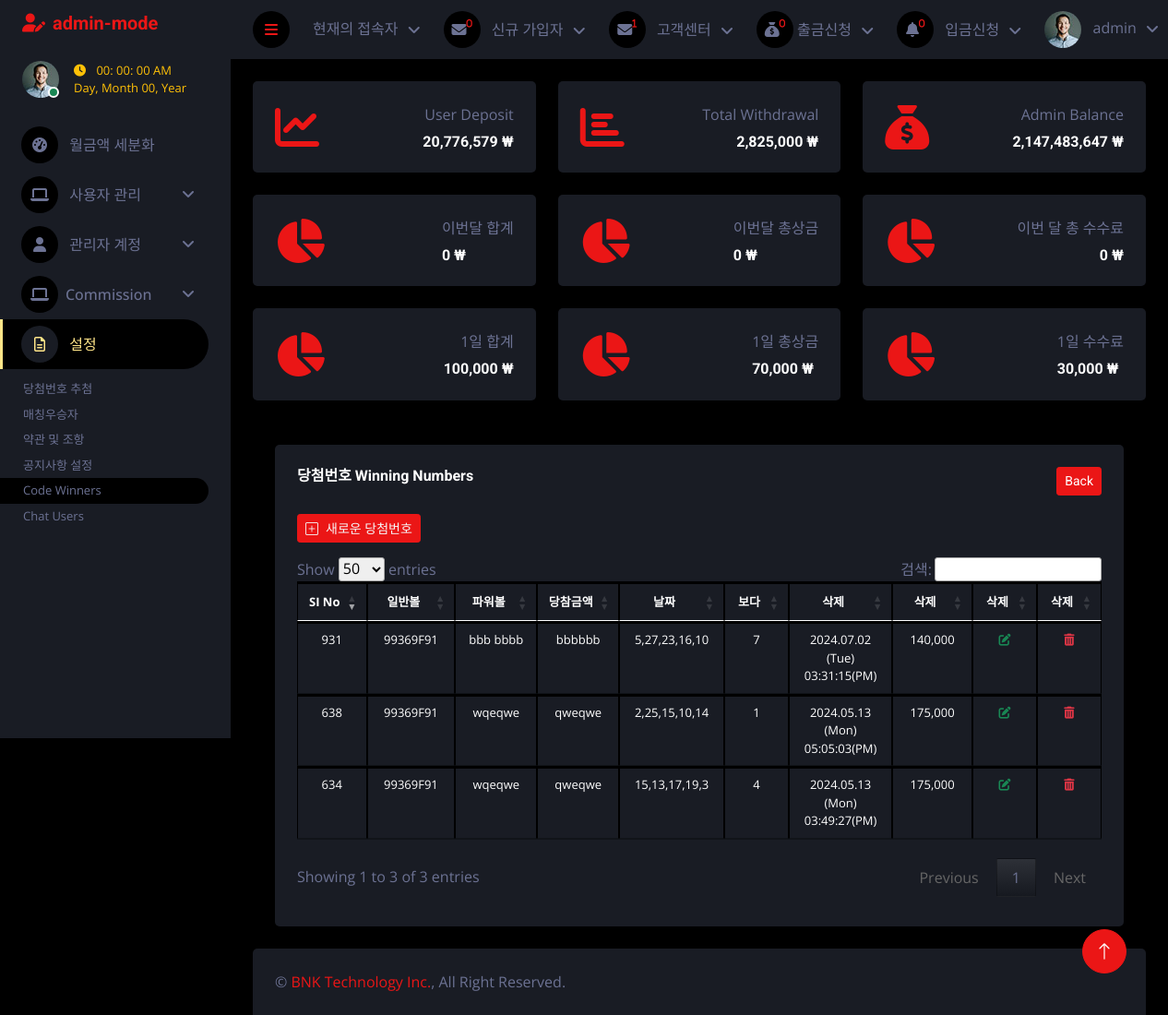
Screenshot of /admin/index.php?codeWinners (signed in) with the database file from the repository.
### tables this page shows
CREATE TABLE `user_purchases` (
  `id` int(11) NOT NULL,
  `user_name` varchar(255) NOT NULL,
  `username` varchar(100) NOT NULL,
  `user_id` varchar(100) NOT NULL,
  `selected_numbers` varchar(100) NOT NULL,
  `powerballs` varchar(100) NOT NULL DEFAULT '0',
  `payment` varchar(100) NOT NULL,
  `winning_amount` varchar(255) NOT NULL DEFAULT '0',
  `to_received` int(100) NOT NULL DEFAULT 0,
  `winning_match_numbers` varchar(100) NOT NULL DEFAULT '0',
  `powerball_match` varchar(100) NOT NULL DEFAULT '0',
  `is_ban` int(11) NOT NULL DEFAULT 0 COMMENT '0=not,1=banned',
  `marked` varchar(100) NOT NULL DEFAULT '1' COMMENT '0=mark, 1=not',
  `modes` varchar(255) NOT NULL,
  `purchase_status` tinyint(4) NOT NULL DEFAULT 0 COMMENT '0=active, 1=cancel',
  `referal_code` varchar(255) NOT NULL,
  `affiliated_agent_code` varchar(255) NOT NULL,
  `hide` int(11) NOT NULL DEFAULT 1 COMMENT '0=visible, 1=hide',
  `date_purchase` datetime NOT NULL DEFAULT current_timestamp()
);

### admin/codeWinners.php (the view, shortened to what this page needs)
<div class="container-fluid pt-4 px-4">
    <div class="row g-4">
        <div class="col-sm-12">
            <div class="bg-secondary rounded h-100 p-4">
                <div>
                    <h6 class="mb-4">당첨번호 Winning Numbers
                        <a href="index.php" class="btn btn-primary btn-sm float-end">Back</a>
                    </h6>
                </div>
                <div class="d-flex">
                    <a href="#winningnumbers" class="btn btn-primary text-light btn-sm my-2 mx-0" data-bs-toggle="modal"><i class="bi bi-plus-square me-2"></i>새로운 당첨번호</a>
                </div>
                <div class="table-responsive my-2">
                    <table class="table table-bordered text-white text-center my-3" style="font-size: small;" id="myTable">
                        <thead>
                            <tr>
                                <th class="text-center">SI No</th>
                                <th class="text-center">일반볼</th>
                                <th class="text-center">파워볼</th>
                                <th class="text-center">당참금액</th>
                                <th class="text-center">날짜</th>
                                <th class="text-center">보다</th>
                                <th class="text-center">삭제</th>
                                <th class="text-center">삭제</th>
                                <th class="text-center">삭제</th>
                                <th class="text-center">삭제</th>
                            </tr>
                        </thead>
                        <tbody>
                            <?php
                            include "./inc/connect.php";
                            $winner_code = $_SESSION['referal_code'];
                            $get_users = "SELECT * FROM `user_purchases` WHERE referal_code = '$winner_code' ORDER BY `date_purchase` DESC";
                            $result_query = mysqli_query($conn, $get_users);
                            while ($run_query = mysqli_fetch_array($result_query)) {
                                $id = $run_query['id'];
                                $user_name = $run_query['user_name'];
                                $username = $run_query['username'];
                                $selected_numbers = $run_query['selected_numbers'];
                                $powerballs = $run_query['powerballs'];
                                $to_received = $run_query['to_received'];
                                $currentDateTime = date('Y.m.d (D) h:i:s(A)', strtotime($run_query['date_purchase']));
                                $referal_code = $run_query['referal_code'];
                                if ($to_received != 0) {
                            ?>
                                    <tr class='text-center'>
                                        <td><?php echo $id ?></td>
                                        <td><?php echo ($referal_code) ?></td>
                                        <td><?php echo ($user_name) ?></td>
                                        <td><?php echo ($username) ?></td>
                                        <td><?php echo $selected_numbers ?></td>
                                        <td><?php echo $powerballs ?></td>
                                        <td><?php echo $currentDateTime ?></td>
                                        <td><?php echo number_format($to_received) ?></td>
                                        <td><a href='index.php?winning_numbers_update=<?php echo $id ?>' class='text-success'><i class='fa-solid fa-pen-to-square'></i></a></td>
                                        <td><a href='index.php?delete_draw_numbers=<?php echo $id ?>' class='text-danger'><i class='fa-solid fa-trash-can'></i></a></td>
                                    </tr>
                            <?php
                                }
                            }
                            ?>
                        </tbody>
                    </table>
                </div>
            </div>
        </div>
    </div>
</div>

### admin/index.php (shortened to what this page needs)
<div class="content">
    <?php include "inc/navbar.php"; ?>
    <div class="container-fluid pt-4 px-4">
        <div class="row g-4">
            <?php
            $query = "SELECT * FROM deposit_mgt";
            $query_run = mysqli_query($conn, $query);
            $user_deposit = 0;
            while ($num = mysqli_fetch_assoc($query_run)) {
                $user_deposit +=  $num['amount_deposit'];
            }
            ?>
            <div class="col-sm-12 col-xl-4">
                <div class="bg-secondary rounded d-flex align-items-center justify-content-between p-4">
                    <i class="fa fa-chart-line fa-3x text-primary"></i>
                    <div class="ms-3">
                        <p class="mb-2 float-end">User Deposit</p>
                        <h6 class="mb-0"><?php echo number_format($user_deposit); ?> ₩</h6>
                    </div>
                </div>
            </div>
            <?php
            $users_withdrawal = "SELECT * FROM users_withdrawal";
            $query_run = mysqli_query($conn, $users_withdrawal);
            $total_withdrawal = 0;
            while ($num = mysqli_fetch_assoc($query_run)) {
                $total_withdrawal +=  $num['amount_withdrawal'];
            }
            ?>
            <div class="col-sm-12 col-xl-4">
                <div class="bg-secondary rounded d-flex align-items-center justify-content-between p-4">
                    <i class="fa fa-chart-bar fa-3x text-primary"></i>
                    <div class="ms-3">
                        <p class="mb-2 float-end">Total Withdrawal</p>
                        <h6 class="mb-0" style="text-align: end;"><?php echo number_format($total_withdrawal) ?> ₩</h6>
                    </div>
                </div>
            </div>
            <?php
            $id = $_SESSION['id'];
            $query = "SELECT admin_credit FROM admins where id = $id";
            $query_run = mysqli_query($conn, $query);
            while ($run_query = mysqli_fetch_array($query_run)) {
                $credit = $run_query['admin_credit'];
            }
            ?>
            <div class="col-sm-12 col-xl-4">
               <div class="bg-secondary rounded d-flex align-items-center justify-content-between p-4">
                   <i class="fa fa-sack-dollar fa-3x text-primary"></i>
                   <div class="ms-3">
                       <p class="mb-2 float-end">Admin Balance</p>
                       <h6 class="mb-0"><?php echo number_format($credit); ?> ₩</h6>
                   </div>
               </div>
            </div>
            <?php
            $pay_monthly = 0;
            ?>
            <div class="col-sm-12 col-xl-4">
                <div class="bg-secondary rounded d-flex align-items-center justify-content-between p-4">
                    <i class="fa fa-chart-pie fa-3x text-primary"></i>
                    <div class="ms-3">
                        <p class="mb-2 float-end">이번달 합계</p>
                        <h6 class="mb-0"><?php echo number_format($pay_monthly); ?> ₩</h6>
                    </div>
                </div>
            </div>
            <?php
            $prize_monthly = 0;
            ?>
            <div class="col-sm-12 col-xl-4">
                <div class="bg-secondary rounded d-flex align-items-center justify-content-between p-4">
                    <i class="fa fa-chart-pie fa-3x text-primary"></i>
                    <div class="ms-3">
                        <p class="mb-2 float-end">이번달 총상금</p>
                        <h6 class="mb-0"><?php echo number_format($prize_monthly); ?> ₩</h6>
                    </div>
                </div>
            </div>
            <?php
            $com_monthly = 0;
            ?>
            <div class="col-sm-12 col-xl-4">
                <div class="bg-secondary rounded d-flex align-items-center justify-content-between p-4">
                    <i class="fa fa-chart-pie fa-3x text-primary"></i>
                    <div class="ms-3">
                        <p class="mb-2 float-end">이번 달 총 수수료</p>
                        <h6 class="mb-0" style="text-align: end;"   ><?php echo number_format($com_monthly); ?> ₩</h6>
                    </div>
                </div>
            </div>
            <?php
            $get_users = "SELECT *, SUM(payment) AS total_payment_amount FROM user_purchases GROUP BY DATE(date_purchase) ORDER BY `date_purchase` ASC";
            $result_query = mysqli_query($conn, $get_users);
            $previous_date = null;
            $total_prize = 0;
            while ($run_query = mysqli_fetch_array($result_query)) {
                if ($previous_date === null || date('Y-m-d', strtotime($previous_date)) != date('Y-m-d', strtotime($run_query['date_purchase']))) {
                    $total_prize = 0;
                }
                $total_prize += $run_query['total_payment_amount'];
                $previous_date = $run_query['date_purchase'];
            }
            ?>
            <div class="col-sm-12 col-xl-4">
                <div class="bg-secondary rounded d-flex align-items-center justify-content-between p-4">
                    <i class="fa fa-chart-pie fa-3x text-primary"></i>
                    <div class="ms-3">
                        <p class="mb-2 float-end">1일 합계</p>
                        <h6 class="mb-0" style="text-align: end;"><?php echo number_format($total_prize); ?> ₩</h6>
                    </div>
                </div>
            </div>
            <?php
            $get_users = "SELECT *, SUM(winning_amount) AS total_prize_amount FROM user_purchases GROUP BY DATE(date_purchase) ORDER BY `date_purchase` ASC";
            $result_query = mysqli_query($conn, $get_users);
            $previous_date = null;
            $total_payment = 0;
            while ($run_query = mysqli_fetch_array($result_query)) {
                if ($previous_date === null || date('Y-m-d', strtotime($previous_date)) != date('Y-m-d', strtotime($run_query['date_purchase']))) {
                    $total_payment = 0;
                }
                $total_payment += $run_query['total_prize_amount'];
                $previous_date = $run_query['date_purchase'];
            }
            ?>
            <div class="col-sm-12 col-xl-4">
                <div class="bg-secondary rounded d-flex align-items-center justify-content-between p-4">
                    <i class="fa fa-chart-pie fa-3x text-primary"></i>
                    <div class="ms-3">
                        <p class="mb-2 float-end">1일 총상금</p>
                        <h6 class="mb-0"><?php echo number_format($total_payment); ?> ₩</h6>
                    </div>
                </div>
            </div>
            <?php
            $get_users = "SELECT *, SUM(admin_fee) AS total_commi_amount FROM admins_fee GROUP BY DATE(date_purchase) ORDER BY `date_purchase` ASC";
            $result_query = mysqli_query($conn, $get_users);
            $previous_date = null;
            $total_commi = 0;
            while ($run_query = mysqli_fetch_array($result_query)) {
                if ($previous_date === null || date('Y-m-d', strtotime($previous_date)) != date('Y-m-d', strtotime($run_query['date_purchase']))) {
                    $total_commi = 0;
                }
                $total_commi += $run_query['total_commi_amount'];
                $previous_date = $run_query['date_purchase'];
            }
            ?>
            <div class="col-sm-12 col-xl-4">
                <div class="bg-secondary rounded d-flex align-items-center justify-content-between p-4">
                    <i class="fa fa-chart-pie fa-3x text-primary"></i>
                    <div class="ms-3">
                        <p class="mb-2 float-end">1일 수수료</p>
                        <h6 class="mb-0"><?php echo number_format($total_commi); ?> ₩</h6>
                    </div>
                </div>
            </div>
        </div>
    </div>
    <div class="container-fluid pt-4 px-4">
        <div class="row g-4">
            <div class="col-12">
                <?php
                if (isset($_GET['codeWinners'])) {
                    include('codeWinners.php');
                }
                ?>
            </div>
        </div>
    </div>
    <?php include "inc/footer.php"; ?>

### admin/assets/css/style.css (style rules this page uses)
:root { --primary: #ffe588; --secondary: #191C24; --light: #6C7293; --dark: #000000; }
.btn { transition: .5s; }
.content { margin-left: 250px; min-height: 100vh; background: var(--dark); transition: 0.5s; }
@media (min-width: 992px) { .content { width: calc(100% - 250px); } }

### admin/codeWinners.php (style rules this page uses)
table.dataTable tbody th, table.dataTable tbody td { padding: 8px 10px; display: absolute; width: 150px; }
table.dataTable th, table.dataTable td { box-sizing: content-box; }
.table-bordered>:not(caption)>*>* { border-width: 3px 1px; }
.table>:not(caption)>*>* { padding: .5rem .5rem; background-color: var(--bs-table-bg); border-bottom-width: 1px; box-shadow: inset 0 0 0 9999px var(--bs-table-accent-bg); }
thead, tbody, tfoot, tr, td, th { border-color: inherit; border-style: solid; border-width: 0; }

### rows the page displays
user_purchases: id "931", referal_code "99369F91", user_name "bbb bbbb", username "bbbbbb", selected_numbers "5,27,23,16,10", powerballs "7", date_purchase "2024.07.02 (Tue) 03:31:15(PM)", to_received "140,000"
user_purchases: id "638", referal_code "99369F91", user_name "wqeqwe", username "qweqwe", selected_numbers "2,25,15,10,14", powerballs "1", date_purchase "2024.05.13 (Mon) 05:05:03(PM)", to_received "175,000"
user_purchases: id "634", referal_code "99369F91", user_name "wqeqwe", username "qweqwe", selected_numbers "15,13,17,19,3", powerballs "4", date_purchase "2024.05.13 (Mon) 03:49:27(PM)", to_received "175,000"

### other values shown
$_SESSION['name'] "admin"
$row_count2 "1"
$user_deposit "20,776,579"
$total_withdrawal "2,825,000"
$credit "2,147,483,647"
$pay_monthly "0"
$prize_monthly "0"
$com_monthly "0"
$total_prize "100,000"
$total_payment "70,000"
$total_commi "30,000"
